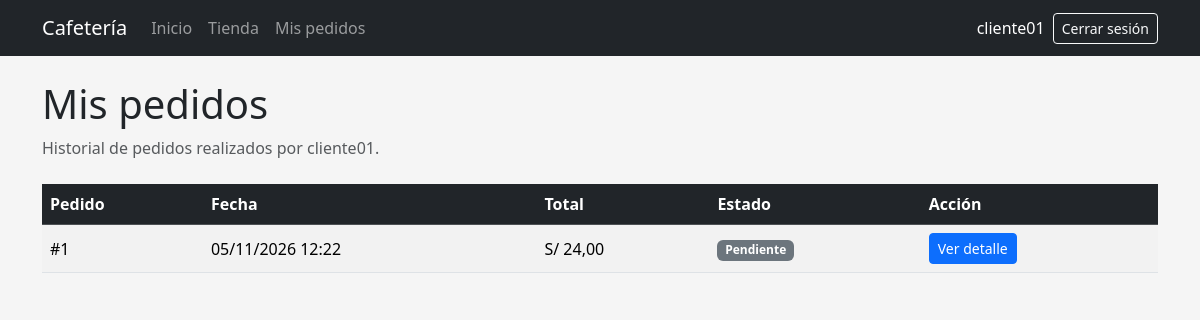
The app's page /mis-pedidos/ (signed in) with its own data.
### pedidos/models.py (models this page shows, shortened)
class Pedido(models.Model):
    class Estado(models.TextChoices):
        PENDIENTE = "PENDIENTE", "Pendiente"
        PREPARACION = "PREPARACION", "En preparación"
        ATENDIDO = "ATENDIDO", "Atendido"
        CANCELADO = "CANCELADO", "Cancelado"
    usuario = models.ForeignKey(
        settings.AUTH_USER_MODEL,
        on_delete=models.CASCADE,
        related_name="pedidos",
    )
    fecha = models.DateTimeField(auto_now_add=True)
    total = models.DecimalField(
        max_digits=10,
        decimal_places=2,
        default=0,
    )
    estado = models.CharField(
        max_length=20,
        choices=Estado.choices,
        default=Estado.PENDIENTE,
    )
    class Meta:
        ordering = ["-fecha"]

### pedidos/views.py (the view)
@login_required
def mis_pedidos(request):
    pedidos = (
        Pedido.objects
        .filter(usuario=request.user)
        .order_by("-fecha")
    )
    return render(
        request,
        "pedidos/mis_pedidos.html",
        {
            "pedidos": pedidos,
        },
    )

### pedidos/templates/pedidos/mis_pedidos.html
{% extends "base.html" %}
{% block content %}
<div class="mb-4">
    <h1>
        Mis pedidos
    </h1>
    <p class="text-muted">
        Historial de pedidos realizados por
        {{ user.username }}.
    </p>
</div>
{% if pedidos %}
<div class="table-responsive">
    <table class="table table-striped table-hover align-middle">
        <thead class="table-dark">
            <tr>
                <th>
                    Pedido
                </th>
                <th>
                    Fecha
                </th>
                <th>
                    Total
                </th>
                <th>
                    Estado
                </th>
                <th>
                    Acción
                </th>
            </tr>
        </thead>
        <tbody>
            {% for pedido in pedidos %}
            <tr>
                <td>
                    #{{ pedido.id }}
                </td>
                <td>
                    {{ pedido.fecha|date:"d/m/Y H:i" }}
                </td>
                <td>
                    S/ {{ pedido.total }}
                </td>
                <td>
                    <span class="badge text-bg-secondary">
                        {{ pedido.get_estado_display }}
                    </span>
                </td>
                <td>
                    <a
                        href="{% url 'detalle_pedido' pedido.id %}"
                        class="btn btn-primary btn-sm"
                    >
                        Ver detalle
                    </a>
                </td>
            </tr>
            {% endfor %}
        </tbody>
    </table>
</div>
{% else %}
<div class="alert alert-info">
    Todavía no existen pedidos registrados
    para este usuario.
</div>
{% endif %}
{% endblock %}

### pedidos/templates/base.html (shortened to what this page needs)
{% load static %}
<!DOCTYPE html>
<html lang="es">
<head>
    <link
        href="https://cdn.jsdelivr.net/npm/bootstrap@5.3.3/dist/css/bootstrap.min.css"
        rel="stylesheet"
    >
    <link
        rel="stylesheet"
        href="{% static 'css/base.css' %}"
    >
</head>
<body>
{% if user.is_authenticated %}
<nav
    class="navbar navbar-expand-lg bg-dark"
    data-bs-theme="dark"
>
    <div class="container">
        <a
            class="navbar-brand"
            href="{% url 'inicio' %}"
        >
            Cafetería
        </a>
        <div
            class="collapse navbar-collapse"
            id="menuPrincipal"
        >
            <div class="navbar-nav me-auto">
                <a
                    class="nav-link"
                    href="{% url 'inicio' %}"
                >
                    Inicio
                </a>
                <a
                    class="nav-link"
                    href="{% url 'tienda' %}"
                >
                    Tienda
                </a>
                <a
                    class="nav-link"
                    href="{% url 'mis_pedidos' %}"
                >
                    Mis pedidos
                </a>
            </div>
            <div class="d-flex align-items-center gap-2">
                <span class="navbar-text text-white">
                    {{ user.username }}
                </span>
                <form
                    method="post"
                    action="{% url 'logout' %}"
                    class="m-0"
                >
                    <button
                        type="submit"
                        class="btn btn-outline-light btn-sm"
                    >
                        Cerrar sesión
                    </button>
                </form>
            </div>
        </div>
    </div>
</nav>
{% endif %}
<main class="container py-4">
    {% block content %}
    {% endblock %}
</main>
</body>
</html>

### static/css/base.css (style rules this page uses)
body { background-color: #f4f4f4; }
.navbar form { width: auto; }
.navbar form button { width: auto; }
body { background-color: #f5f5f5; }

### records on screen
Pedido: id "1", fecha "05/11/2026 12:22", total "24,00", estado "Pendiente"

### other values on screen
{{ user.username }} "cliente01"
